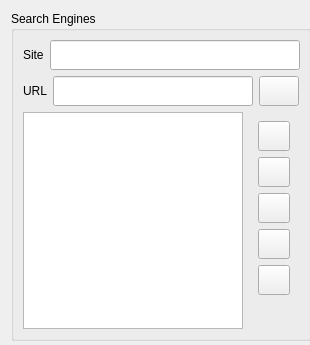
<ui version="4.0" >
 <class>SearchWidget</class>
 <widget class="QWidget" name="SearchWidget" >
  <property name="geometry" >
   <rect>
    <x>0</x>
    <y>0</y>
    <width>310</width>
    <height>345</height>
   </rect>
  </property>
  <property name="minimumSize" >
   <size>
    <width>310</width>
    <height>345</height>
   </size>
  </property>
  <property name="windowTitle" >
   <string>Form</string>
  </property>
  <layout class="QVBoxLayout" name="verticalLayout_5" >
   <item>
    <widget class="QGroupBox" name="searchEngines" >
     <property name="minimumSize" >
      <size>
       <width>300</width>
       <height>330</height>
      </size>
     </property>
     <property name="title" >
      <string>Search Engines</string>
     </property>
     <layout class="QVBoxLayout" name="verticalLayout_4" >
      <item>
       <layout class="QVBoxLayout" name="verticalLayout_2" >
        <item>
         <layout class="QHBoxLayout" name="horizontalLayout" >
          <item>
           <widget class="QLabel" name="label" >
            <property name="minimumSize" >
             <size>
              <width>0</width>
              <height>30</height>
             </size>
            </property>
            <property name="text" >
             <string>Site</string>
            </property>
           </widget>
          </item>
          <item>
           <widget class="KLineEdit" name="site" >
            <property name="minimumSize" >
             <size>
              <width>250</width>
              <height>30</height>
             </size>
            </property>
           </widget>
          </item>
         </layout>
        </item>
        <item>
         <layout class="QHBoxLayout" name="horizontalLayout_2" >
          <item>
           <widget class="QLabel" name="label_2" >
            <property name="minimumSize" >
             <size>
              <width>0</width>
              <height>30</height>
             </size>
            </property>
            <property name="text" >
             <string>URL</string>
            </property>
           </widget>
          </item>
          <item>
           <widget class="KLineEdit" name="siteurl" >
            <property name="minimumSize" >
             <size>
              <width>200</width>
              <height>30</height>
             </size>
            </property>
           </widget>
          </item>
          <item>
           <widget class="KPushButton" name="add" >
            <property name="minimumSize" >
             <size>
              <width>30</width>
              <height>30</height>
             </size>
            </property>
           </widget>
          </item>
         </layout>
        </item>
       </layout>
      </item>
      <item>
       <layout class="QHBoxLayout" name="horizontalLayout_3" >
        <item>
         <widget class="QListWidget" name="listWidget" >
          <property name="minimumSize" >
           <size>
            <width>200</width>
            <height>200</height>
           </size>
          </property>
         </widget>
        </item>
        <item>
         <layout class="QVBoxLayout" name="verticalLayout_3" >
          <item>
           <widget class="QWidget" native="1" name="widget" >
            <property name="sizePolicy" >
             <sizepolicy vsizetype="Minimum" hsizetype="Minimum" >
              <horstretch>0</horstretch>
              <verstretch>0</verstretch>
             </sizepolicy>
            </property>
            <property name="minimumSize" >
             <size>
              <width>50</width>
              <height>180</height>
             </size>
            </property>
            <layout class="QVBoxLayout" name="verticalLayout" >
             <item>
              <widget class="KPushButton" name="remove" >
               <property name="minimumSize" >
                <size>
                 <width>30</width>
                 <height>30</height>
                </size>
               </property>
              </widget>
             </item>
             <item>
              <widget class="KPushButton" name="moveToTop" >
               <property name="minimumSize" >
                <size>
                 <width>30</width>
                 <height>30</height>
                </size>
               </property>
              </widget>
             </item>
             <item>
              <widget class="KPushButton" name="moveUp" >
               <property name="minimumSize" >
                <size>
                 <width>30</width>
                 <height>30</height>
                </size>
               </property>
              </widget>
             </item>
             <item>
              <widget class="KPushButton" name="moveDown" >
               <property name="minimumSize" >
                <size>
                 <width>30</width>
                 <height>30</height>
                </size>
               </property>
              </widget>
             </item>
             <item>
              <widget class="KPushButton" name="moveToBottom" >
               <property name="minimumSize" >
                <size>
                 <width>30</width>
                 <height>30</height>
                </size>
               </property>
              </widget>
             </item>
            </layout>
           </widget>
          </item>
          <item>
           <spacer name="verticalSpacer" >
            <property name="orientation" >
             <enum>Qt::Vertical</enum>
            </property>
            <property name="sizeHint" stdset="0" >
             <size>
              <width>40</width>
              <height>13</height>
             </size>
            </property>
           </spacer>
          </item>
         </layout>
        </item>
       </layout>
      </item>
     </layout>
     <zorder>listWidget</zorder>
     <zorder>listWidget</zorder>
     <zorder>widget</zorder>
     <zorder>verticalSpacer</zorder>
     <zorder>verticalSpacer</zorder>
    </widget>
   </item>
  </layout>
 </widget>
 <customwidgets>
  <customwidget>
   <class>KLineEdit</class>
   <extends>QLineEdit</extends>
   <header>klineedit.h</header>
  </customwidget>
  <customwidget>
   <class>KPushButton</class>
   <extends>QPushButton</extends>
   <header>kpushbutton.h</header>
  </customwidget>
 </customwidgets>
 <resources/>
 <connections/>
</ui>
